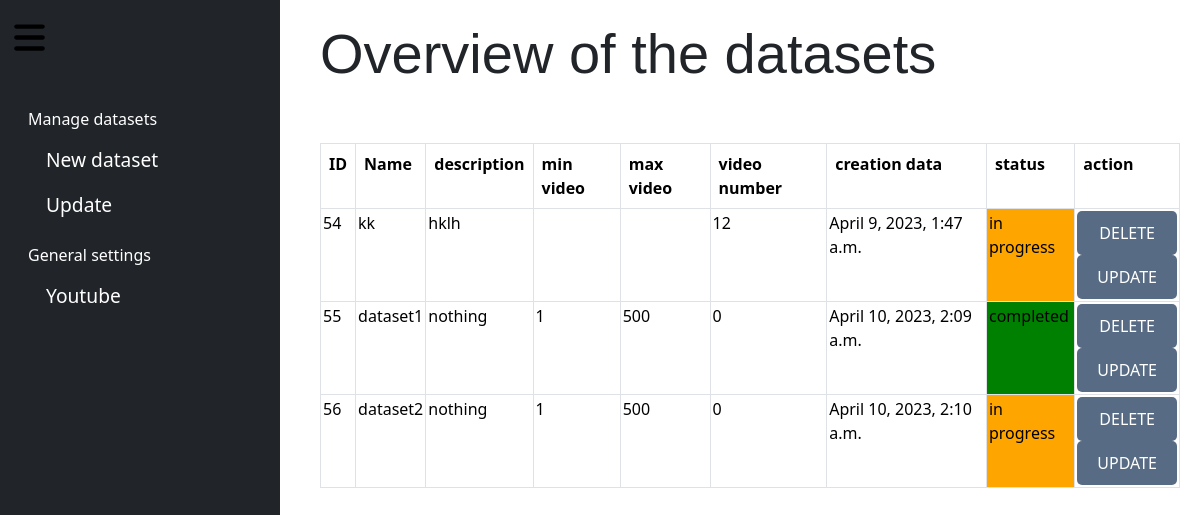
Before: /display/ (signed in) with the older database file.
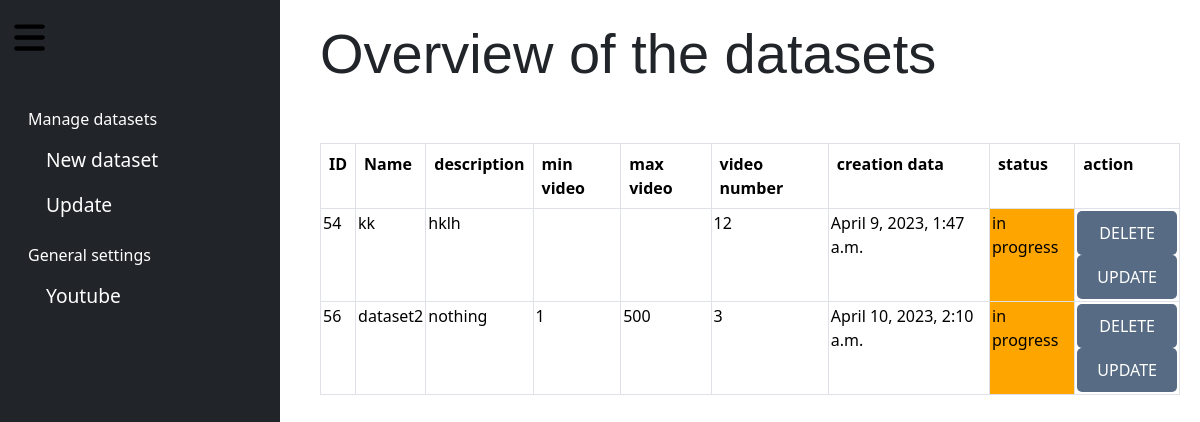
After: the same page with the newer database file.
### crawler/models.py (models this page shows, shortened)
class datasetModel(models.Model):
    id=models.AutoField(primary_key=True)
    name= models.CharField(max_length=255)
    creation_date=models.DateTimeField()
    num_video=models.IntegerField(default=0)
    min_v=models.CharField(max_length=255, blank=True)
    max_v=models.CharField(max_length=255,blank=True)
    description=models.CharField(max_length=1000,blank=True)
    videos = models.ManyToManyField(dataModel, through='video_dataset',through_fields=('dataset', 'videos'))
    folder = models.CharField(max_length=255, blank=True)  # new field for folder path
    OPTIONS=[('in progress',"in progress"),('completed',"completed")]
    status = models.CharField(max_length=20, choices=OPTIONS,default="in progress")
    desired_num=models.IntegerField(default=0)
    author=models.CharField(max_length=1000,blank=True)
    OPTIONS1=[('mp4',"mp4"),('WebM',"WebM"),('3GP',"3GP")]
    OPTIONS2=[('720p',"720p"),('480p',"480p"),('360p',"360p")]
    videoformat = models.CharField(max_length=20, choices=OPTIONS1,default="mp4")
    resolution = models.CharField(max_length=20, choices=OPTIONS2,default="720p")

### crawler/views.py (the view)
# urls.py: path('display/',views.display_dataset,name='display'),
@login_required
def display_dataset(request):
    data=datasetModel.objects.all()
    print(data)
    return render(request, 'update_dataset.html', {'data': data})

### crawler/templates/update_dataset.html (shortened to what this page needs)
{% extends 'main.html' %}
{% load static %}
{% block content %}
<h1>Overview of the datasets</h1>
<br>
<br>
<table class="table table-bordered">
  <tr>
      <th class='cur'>ID</th>
      <th class='cur'>Name</th>
      <th class='cur'>description</th>
      <th class='cur'>min video</th>
      <th class='cur'>max video</th>
      <th class='cur'>video number</th>
      <th class='cur'>creation data</th>
      <th class="cur">status</th>
      <th class='cur'>action</th>
    </tr>
    {% for item in data %}
        <tr >
            <td>
              {{ item.id }}</td>
            <td >{{ item.name }}</td>
            <td >{{item.description}}</td>
            <td >{{ item.min_v }}</td>
            <td >{{ item.max_v }}</td>
            <td>{{item.num_video}}</td>
            <td>{{item.creation_date}}</td>
            <td {% if item.status == "in progress" %} style="background-color: orange;"{% elif item.status == "completed" %} style="background-color: green;"{% endif %}>{{ item.status }}</td>
            <td>
              <form method="post" action="{% url 'update_d' %}">
              <button type="submit" name="delete" id="delete" >DELETE </button>
              <button type="submit" name="update" id="update" >UPDATE</button>
              </form>
            </td>
        </tr>
    {% endfor %}
</table>
{% endblock %}

### crawler/templates/main.html (shortened to what this page needs)
{% load bootstrap5 %}
{% load static%}
<!DOCTYPE html>
<head>
    <link rel="stylesheet" type="text/css" href="{% static 'css/style.css' %}">
    {% load bootstrap5 %}
    {% bootstrap_css %}
</head>
<body>
<div class="row">
  <div class="item1" >
  <div id="item1" class="d-flex flex-column flex-shrink-0  text-white  bg-dark c">
    <div id="text">
    <ul class="nav nav-pills flex-column mb-auto">
      <li class="mb-1" class="nav-link text-white">
        <button style="color:white;" class="btn btn-toggle align-items-center rounded collapsed" class="nav-link text-white" data-bs-toggle="collapse" data-bs-target="#d-collapse" aria-expanded="true">
          Manage datasets
        </button>
        <div class="collapse show" id="d-collapse">
          <ul class="btn-toggle-nav list-unstyled fw-normal pb-1 ">
            <li><a class="nav-link text-white"  href="{% url 'create_d' %}" > New dataset</a></li>
            <li><a class="nav-link text-white"  href="{% url 'display' %}" >Update</a></li>
          </ul>
        </div>
      </li>
      <li class="mb-1" class="nav-link text-white">
        <button style="color:white;" class="btn btn-toggle align-items-center rounded collapsed" class="nav-link text-white" data-bs-toggle="collapse" data-bs-target="#g-collapse" aria-expanded="true">
          General settings
        </button>
        <div class="collapse show" id="g-collapse">
          <ul class="btn-toggle-nav list-unstyled fw-normal pb-1 ">
            <li><a class="nav-link text-white"  href="{% url 'search' %}" >Youtube</a></li>
          </ul>
        </div>
      </li>
    </ul>
  </div>
  </div>
</div>
<div class="item2">
  <button id="collapse-btn">
</button>
</div>
  </div>
  <div class="content" id="content">
    {% block content %}{% endblock %}
</div>
  </body>

### crawler/static/css/style.css (style rules this page uses)
ul { list-style-type: none; }
h1 { font-family:'Franklin Gothic Medium', 'Arial Narrow', Arial, sans-serif; font-size: 3.5rem !important; }
button[type="submit"],.st { background-color: #576c84; color: white; padding: 10px 20px; border: none; border-radius: 5px; cursor: pointer; font-size: 16px; text-align: center; display: flex; justify-content: center; width: 100%; }
.table { font-size:medium; }
.c { height: 100vh; width: 280px; font-size: larger; padding-top: 50px; position: fixed; padding-top :100px; cursor:pointer; font-weight: 500; transition: width 0.3s ease-in-out; }
li { margin: 0px; margin-left: 15px; padding : 0px; }
ul { padding:0px !important; }
.content { margin-left: 300px; padding: 20px; }
.row { display: flex; }
.item2 { position: absolute; top: 0; left: 0; }
svg { width: 35px; height: 35px; margin-top: 20px; position: fixed; cursor:pointer; }
.collapse { transition: height 0.3s ease; }
table { border-collapse: collapse; border-color: #576c84; }
td { padding:2px !important; }
.cur { cursor: pointer; }
tr { resize: horizontal; overflow: auto; }
#item1 { width: 280px; transition: width 0.5s ease-in-out; }
.item2 { position: absolute; width: 50px; transition: width 0.5s ease-in-out; }
#content { transition: margin-left 0.5s ease-in-out; }
.item2 button { border: none; background: none; padding: 0; margin: 0; }
#collapse-btn { position:fixed; }

Changed rows visible on the page:
removed datasetModel: id "55", name "dataset1", description "nothing", min_v "1", max_v "500", num_video "0", creation_date "April 10, 2023, 2:09 a.m.", status "completed"
changed datasetModel "dataset2": num_video "0" → "3"
